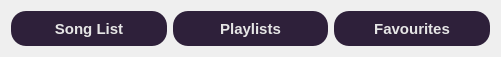
   <widget class="QFrame" name="frame_7">
    <property name="geometry">
     <rect>
      <x>340</x>
      <y>430</y>
      <width>501</width>
      <height>51</height>
     </rect>
    </property>
    <property name="frameShape">
     <enum>QFrame::NoFrame</enum>
    </property>
    <property name="frameShadow">
     <enum>QFrame::Raised</enum>
    </property>
    <layout class="QHBoxLayout" name="horizontalLayout_5">
     <item>
      <widget class="QPushButton" name="song_list_btn">
       <property name="minimumSize">
        <size>
         <width>0</width>
         <height>35</height>
        </size>
       </property>
       <property name="font">
        <font>
         <family>Segoe UI</family>
         <pointsize>11</pointsize>
         <weight>75</weight>
         <bold>true</bold>
        </font>
       </property>
       <property name="cursor">
        <cursorShape>PointingHandCursor</cursorShape>
       </property>
       <property name="styleSheet">
        <string notr="true">QPushButton{
background-color: rgb(46, 32, 58);
border:none;
border-radius: 15px;
color: rgb(230, 230, 230);
font-family: &quot;Segoe UI&quot;, sans-regular;
font-weight: bold;
}
QPushButton:hover{
	background-color: rgb(57, 46, 69);
}
QPushButton:pressed{
	background-color: rgb(112, 0, 132);
}

</string>
       </property>
       <property name="text">
        <string>Song List</string>
       </property>
      </widget>
     </item>
     <item>
      <widget class="QPushButton" name="playlists_btn">
       <property name="minimumSize">
        <size>
         <width>0</width>
         <height>35</height>
        </size>
       </property>
       <property name="font">
        <font>
         <family>Segoe UI</family>
         <pointsize>11</pointsize>
         <weight>75</weight>
         <bold>true</bold>
        </font>
       </property>
       <property name="cursor">
        <cursorShape>PointingHandCursor</cursorShape>
       </property>
       <property name="styleSheet">
        <string notr="true">QPushButton{
background-color: rgb(46, 32, 58);
border:none;
border-radius: 15px;
color: rgb(230, 230, 230);
font-family: &quot;Segoe UI&quot;, sans-regular;
font-weight: bold;
}
QPushButton:hover{
	background-color: rgb(57, 46, 69);
}
QPushButton:pressed{
	background-color: rgb(112, 0, 132);
}

</string>
       </property>
       <property name="text">
        <string>Playlists</string>
       </property>
      </widget>
     </item>
     <item>
      <widget class="QPushButton" name="favourites_btn">
       <property name="minimumSize">
        <size>
         <width>0</width>
         <height>35</height>
        </size>
       </property>
       <property name="font">
        <font>
         <family>Segoe UI</family>
         <pointsize>11</pointsize>
         <weight>75</weight>
         <bold>true</bold>
        </font>
       </property>
       <property name="cursor">
        <cursorShape>PointingHandCursor</cursorShape>
       </property>
       <property name="styleSheet">
        <string notr="true">QPushButton{
background-color: rgb(46, 32, 58);
border:none;
border-radius: 15px;
color: rgb(230, 230, 230);
font-family: &quot;Segoe UI&quot;, sans-regular;
font-weight: bold;
}
QPushButton:hover{
	background-color: rgb(57, 46, 69);
}
QPushButton:pressed{
	background-color: rgb(112, 0, 132);
}

</string>
       </property>
       <property name="text">
        <string>Favourites</string>
       </property>
      </widget>
     </item>
    </layout>
   </widget>
